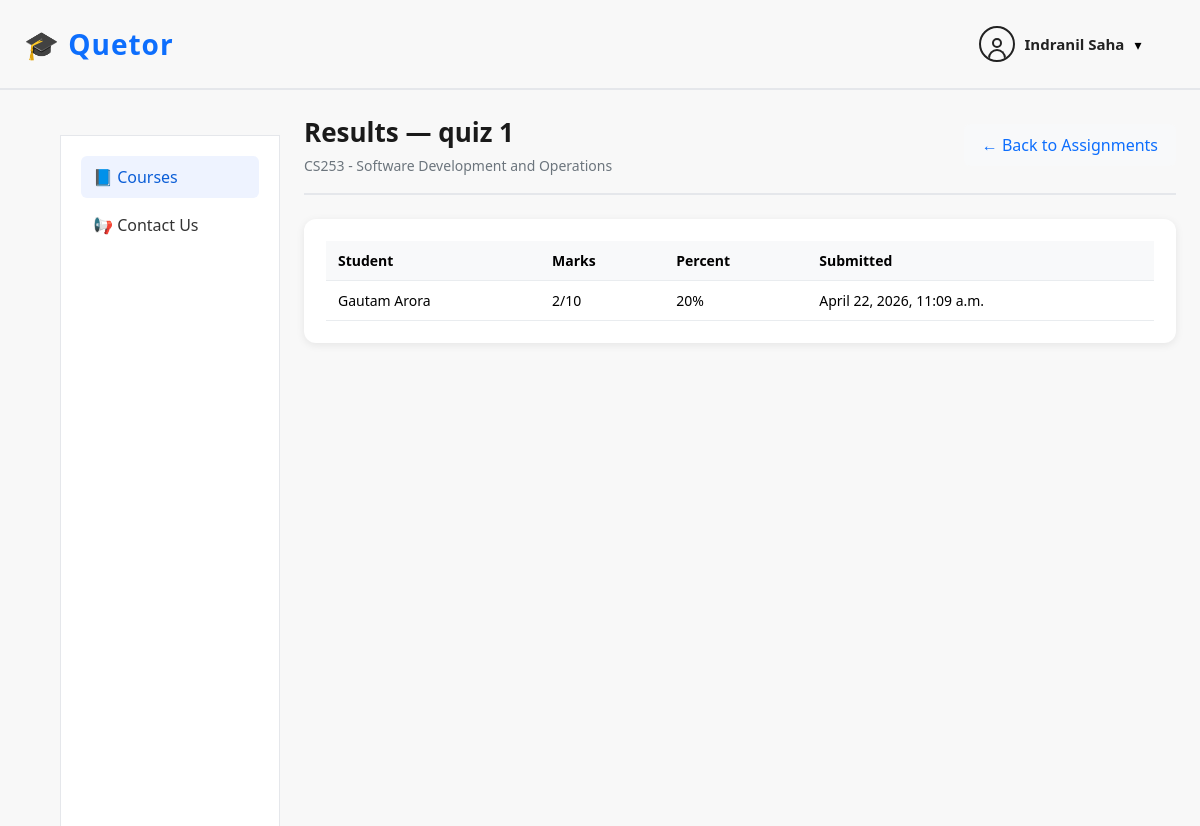
The app's page /assignments/1/professor/10/results/ (signed in) with its own data.
### users/models.py (models this page shows, shortened)
class User(AbstractUser):
    ROLE_CHOICES = [
        ('student', 'Student'),
        ('professor', 'Professor'),
        ('ta', 'Teaching Assistant'),
        ('admin', 'Admin'),
    ]
    role = models.CharField(
        max_length=20,
        choices=ROLE_CHOICES,
        default='student'
    )
    department = models.CharField(max_length=100, blank=True)

### assignments/models.py (models this page shows, shortened)
class Assignment(models.Model):
    course = models.ForeignKey(Course, on_delete=models.CASCADE, related_name="assignments")
    created_by = models.ForeignKey(User, on_delete=models.CASCADE, related_name="created_assignments")
    title = models.CharField(max_length=200)
    description = models.TextField(blank=True)
    due_date = models.DateTimeField()
    duration_minutes = models.PositiveIntegerField(default=20)
    is_published = models.BooleanField(default=True)
    created_at = models.DateTimeField(auto_now_add=True)
    class Meta:
        ordering = ["-due_date", "-created_at"]

class StudentAttempt(models.Model):
    assignment = models.ForeignKey(
        Assignment,
        on_delete=models.CASCADE,
        related_name="attempts",
    )
    student = models.ForeignKey(
        User,
        on_delete=models.CASCADE,
        related_name="assignment_attempts",
    )
    started_at = models.DateTimeField(auto_now_add=True)
    expires_at = models.DateTimeField()
    submitted_at = models.DateTimeField(blank=True, null=True)
    seed = models.CharField(max_length=64)
    score = models.PositiveIntegerField(default=0)
    total_marks = models.PositiveIntegerField(default=0)
    class Meta:
        unique_together = ("assignment", "student")

### courses/models.py (models this page shows, shortened)
class Course(models.Model):
    code = models.CharField(max_length=10, unique=True)
    name = models.CharField(max_length=100)
    semester = models.ForeignKey(
        Semester,
        on_delete=models.CASCADE,
        related_name="courses"
    )

### assignments/views.py (the view)
@login_required
def assignment_results(request, course_id: int, assignment_id: int):
    if not CourseProfessor.objects.filter(course_id=course_id, professor=request.user).exists():
        return redirect("/courses/")
    assignment = get_object_or_404(Assignment, id=assignment_id, course_id=course_id)
    attempts = (
        StudentAttempt.objects.filter(assignment=assignment)
        .select_related("student")
        .order_by("student__username")
    )
    pool_total_marks = sum(
        q.marks for q in AssignmentQuestion.objects.filter(assignment=assignment, is_active=True)
    )
    results = []
    for att in attempts:
        percent = int(att.score * 100 / att.total_marks) if att.total_marks else 0
        results.append(
            {
                "student": att.student,
                "earned": att.score,
                "total_marks": att.total_marks,
                "percent": percent,
                "submitted_at": att.submitted_at,
                "time_taken_min": (
                    int((att.submitted_at - att.started_at).total_seconds() / 60)
                    if att.submitted_at and hasattr(att, 'started_at') and att.started_at
                    else None
                ),
            }
        )
    return render(
        request,
        "assignments/assignment_results.html",
        {
            "course": assignment.course,
            "course_id": course_id,
            "assignment": assignment,
            "results": results,
            "total_marks": pool_total_marks,
            "nav_active": "courses",
        },
    )

### templates/assignments/assignment_results.html (shortened to what this page needs)
{% extends "courses/base.html" %}
{% load static %}
{% block content %}
<div class="course-detail-header">
  <div class="course-title-section">
    <h1 class="course-title">Results — {{ assignment.title }}</h1>
    <p class="course-semester">{{ course.code }} - {{ course.name }}</p>
  </div>
  <div class="header-actions">
    <a href="/assignments/{{ course_id }}/professor/" class="back-link">← Back to Assignments</a>
  </div>
</div>
<div class="results-card">
  {% if not results %}
    <div class="empty-state">
      <div class="empty-icon">📭</div>
      <h3>No submissions yet</h3>
      <p>Once students submit this test, their scores will appear here.</p>
    </div>
  {% else %}
    <table class="results-table">
      <thead>
        <tr>
          <th>Student</th>
          <th>Marks</th>
          <th>Percent</th>
          <th>Submitted</th>
        </tr>
      </thead>
      <tbody>
        {% for row in results %}
          <tr>
            <td>{{ row.student.get_full_name|default:row.student.username }}</td>
            <td>{{ row.earned }}/{{ row.total_marks }}</td>
            <td>{{ row.percent }}%</td>
            <td>{% if row.submitted_at %}{{ row.submitted_at }}{% else %}-{% endif %}</td>
          </tr>
        {% endfor %}
      </tbody>
    </table>
  {% endif %}
</div>
{% endblock %}

### templates/courses/includes/header.html (shortened to what this page needs)
{% load static %}
<header class="topbar">
  <div class="topbar-left">
    <span class="logo-text">🎓 Quetor</span>
  </div>
  <div class="profile-wrapper">
    <div class="profile-trigger" onclick="toggleProfileDropdown()">
      <div class="profile-icon">
        <div class="profile-head"></div>
        <div class="profile-body"></div>
      </div>
      <span class="profile-name">
        {{ request.user.get_full_name|default:request.user.username }}
      </span>
      <span class="chevron">▾</span>
    </div>
  </div>
</header>

### static/css/courses.css (style rules this page uses)
* { box-sizing: border-box; }
body { margin: 0; font-family: "Segoe UI", Arial, sans-serif; background: #ffffff; }
.profile-wrapper { margin-right: 3%; }
.profile-icon { width: 36px; height: 36px; border: 2px solid #222; border-radius: 50%; position: relative; cursor: pointer; overflow: hidden; }
.profile-head { width: 10px; height: 10px; bottom:-3px; border: 2px solid #222; border-radius: 50%; position: absolute; top: 10px; left: 50%; transform: translateX(-50%); background: transparent; transition: background 0.2s ease; }
.profile-body { width: 18px; height: 10px; border: 2px solid #222; border-bottom: none; border-radius: 10px 10px 0 0; position: absolute; bottom: 1px; left: 50%; transform: translateX(-50%); background: transparent; transition: background 0.2s ease; }
.profile-name { font-size: 14px; font-weight: 500; }
.profile-wrapper { position: relative; display: flex; align-items: center; }
.profile-trigger { display: flex; align-items: center; gap: 10px; cursor: pointer; }
.profile-icon { width: 36px; height: 36px; border: 2px solid #222; border-radius: 50%; display: flex; align-items: center; justify-content: center; }
.profile-name { font-size: 15px; font-weight: 600; color: #222; }
.chevron { font-size: 14px; }
.topbar { height: 90px; display: flex; justify-content: space-between; align-items: center; padding: 0 24px; border-bottom: 2px solid #e5e7eb; background: #f8f8f8; }
.topbar-left { width: 200px; display: flex; align-items: center; gap: 12px; }
.logo-text { font-size: 28px; font-weight: 700; color: #0d6efd; font-family: "open sans", sans-serif; letter-spacing: 1px; }

### templates/assignments/assignment_results.html (style rules this page uses)
.course-detail-header { display: flex; justify-content: space-between; align-items: center; margin-bottom: 24px; padding-bottom: 18px; border-bottom: 2px solid #e5e7eb; }
.course-title { font-size: 26px; font-weight: 700; color: #1a1a1a; margin: 0 0 6px 0; }
.course-semester { font-size: 14px; color: #6c757d; margin: 0; }
.header-actions { display: flex; gap: 12px; align-items: center; }
.back-link { padding: 10px 18px; background: #f8f9fa; color: #0d6efd; text-decoration: none; border-radius: 6px; font-weight: 500; transition: all 0.2s; }
.results-card { background: white; border-radius: 12px; padding: 22px; box-shadow: 0 2px 8px rgba(0,0,0,0.08); }
.results-table { width: 100%; border-collapse: collapse; }
.results-table th, .results-table td { padding: 10px 12px; border-bottom: 1px solid #e9ecef; text-align: left; font-size: 14px; }
.results-table th { background: #f8f9fa; font-weight: 600; }

### records on screen
User: user.get_full_name "Indranil Saha"
Assignment: title "quiz 1"
Course: code "CS253", name "Software Development and Operations"
User: student.get_full_name "Gautam Arora", earned "2", total_marks "10", percent "20", submitted_at "April 22, 2026, 11:09 a.m."
